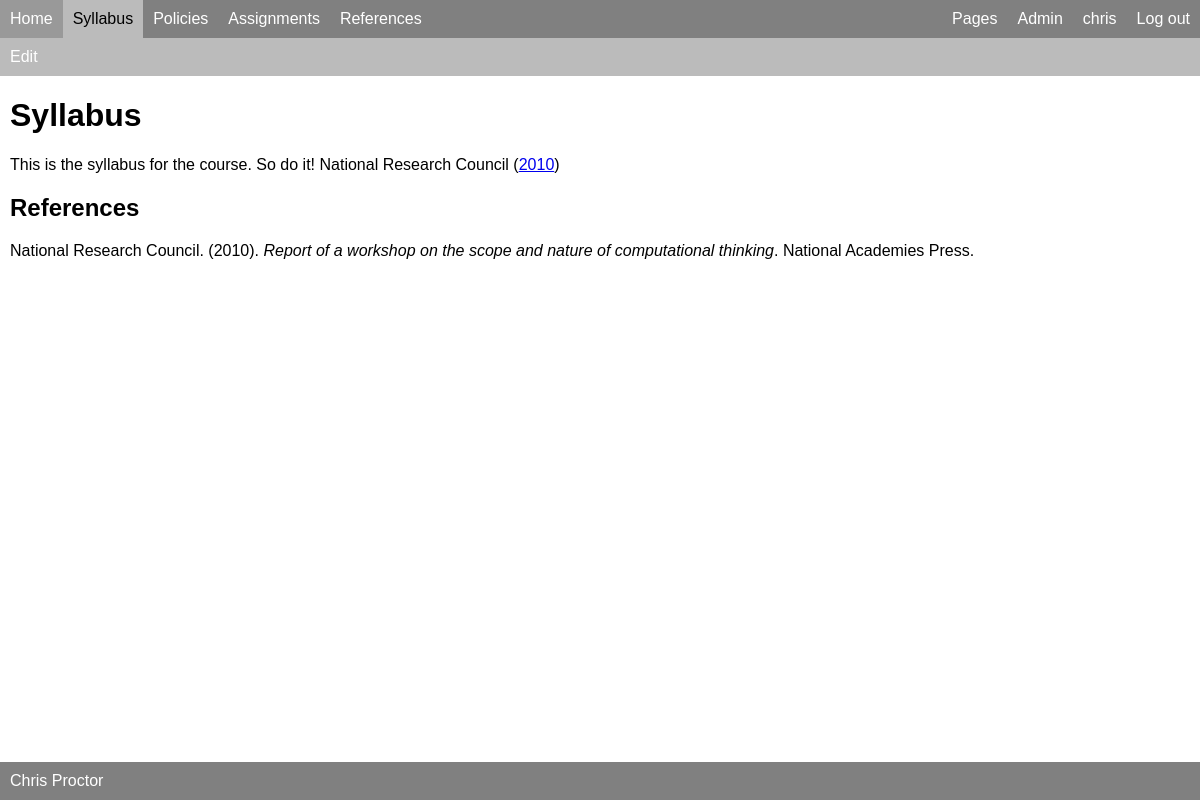
Screenshot of /pages/syllabus (signed in) with the database file from the repository.
### pages/models.py (models this page shows, shortened)
class Page(PandocMarkdownModel):
    slug = models.CharField(max_length=40, unique=True)
    in_menu = models.BooleanField(default=False)
    menu_label = models.CharField(max_length=40)

### pages/views.py (the view)
# urls.py: path('<str:slug>', views.ShowPage.as_view(), name="detail"),
class ShowPage(LoginRequiredMixin, DetailView):
    model = Page

### pages/templatetags/page_tags.py (called while the page is built)
@register.simple_tag
def pages_in_menu():
    return Page.objects.filter(in_menu=True).all()

### pages/templates/pages/page_detail.html
{% extends "pages/base.html" %}
{% block content %}
  {{page.html|safe}}
{% endblock %}

### common/templates/menu.html
{% load page_tags %}
{% pages_in_menu as pages %}
<nav id="menu">
	<div class="menu-left">
		<div class="menu-item clickable{% if menu_section == 'public' %} current{% endif %}">
      <a href="{% url 'common:home' %}">Home</a>
    </div>
    {% for page in pages %}
	    <div class="menu-item clickable{% if menu_section == page.slug %} current{% endif %}">
            <a href="{% url 'pages:detail' page.slug %}">{{page.menu_label}}</a>
        </div>
    {% endfor %}
      {% if not SITE_FROZEN %}
	    <div class="menu-item clickable{% if menu_section == 'assignments' %} current{% endif %}">
          <a href="{% url 'assignments:list' %}">Assignments</a>
        </div>
	    <div class="menu-item clickable{% if menu_section == 'publications' %} current{% endif %}">
          <a href="{% url 'pubref:list' %}">References</a>
        </div>
	</div>
	<div class="menu-right">
	    {% if user.is_superuser %}
	    <div class="menu-item clickable{% if menu_section == 'pages' %} current{% endif %}">
          <a href="{% url 'pages:list' %}">Pages</a>
        </div>
		  <div class="menu-item clickable">
            <a href="{% url 'admin:index' %}">Admin</a>
          </div>
	    {% endif %}
		{% if user.is_authenticated %}
		  <div class="menu-item clickable {% if menu_section == user.username %} current{% endif %}">
              <a href="{% url 'profiles:detail' user.username %}">{{user.username}}</a>
          </div>
		  <div class="menu-item clickable"><a href="{% url 'logout' %}">Log out</a></div>
		{% else %}
		  <div class="menu-item clickable"><a href="{% url 'login' %}">Log in</a></div>
		{% endif %}
	  {% endif %}
	</div>
</nav>

### common/static/base/style.css (style rules this page uses)
body { font-family: Helvetica; margin: 0; }

### common/static/base/menu.css (style rules this page uses)
#menu { background-color: grey; display: flex; }
.menu-left { flex: 1; display: flex; }
.menu-right { display: flex; }
.menu-item { padding: 10px; }
#menu a { color: white; text-decoration: none; }
#menu .menu-item.current { background-color: #bbb; }
#menu .menu-item.current a { color: black; }

### common/static/base/async.css (style rules this page uses)
.pub-reference, .csl-entry { margin-left: 20px; text-indent: -20px; list-style: none; }

### rows the page displays
Page: menu_label "Syllabus", html "Syllabus This is the syllabus for the course. So do it! National Research Council ( 2010 ) References National Research Council. (2010). Report of a workshop on the scope and nature of computational thinking . National Academies Press ."
Page: menu_label "Policies"

### other values shown
{{ user.username }} "chris"
